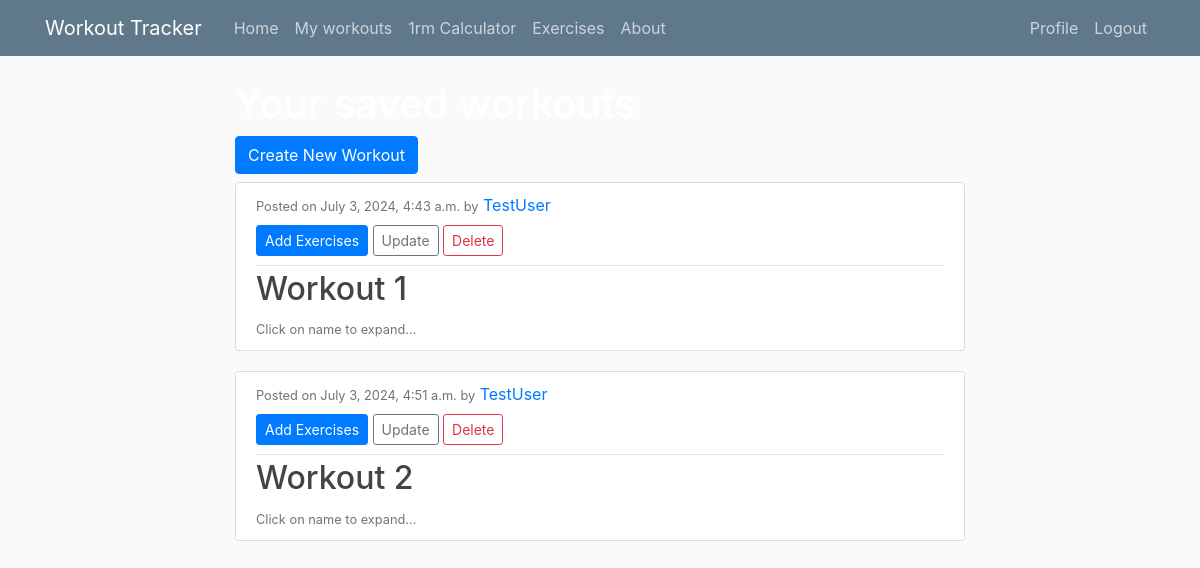
Page /my_workouts/ (signed in) on the earlier database version.
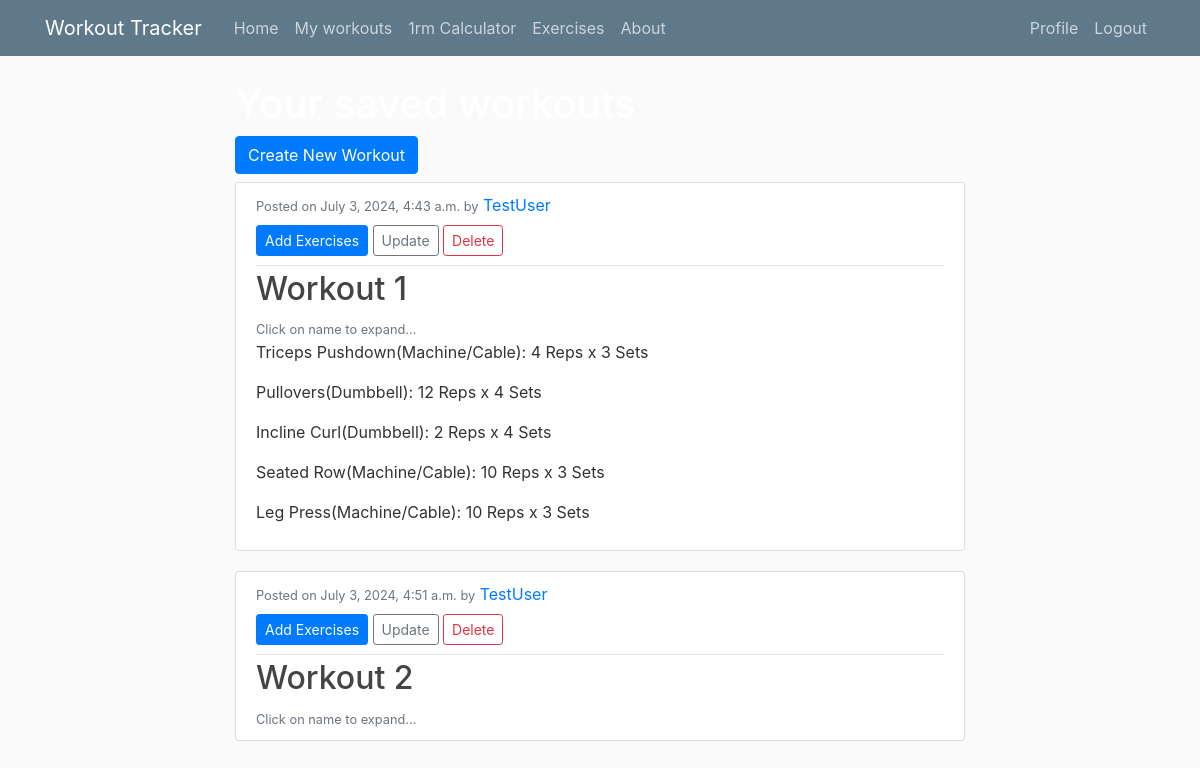
Same page on the later database version.
### tracker/models.py (models this page shows, shortened)
class Template(models.Model):
    name = models.CharField(max_length=100)
    last_updated = models.DateTimeField(auto_now=True)
    author = models.ForeignKey(User, on_delete=models.CASCADE)
    exercises = models.ManyToManyField(Exercise, through='TemplateExercise')
    class Meta:
        ordering = ['last_updated']

class Exercise(models.Model):
    name = models.CharField(max_length=100)
    muscle = models.ForeignKey(Muscle, on_delete=models.CASCADE)
    category = models.ForeignKey(Category, on_delete=models.CASCADE)
    img = models.ImageField(default='defaultExercise.png', upload_to='exercise_pics', null=True)
    class Meta:
        ordering = ['muscle']

class Category(models.Model):
    name = models.CharField(max_length=30)
    class Meta:
        ordering = ['name']
    def __str__(self):
        return self.name

class TemplateExercise(models.Model):
    template = models.ForeignKey(Template, on_delete=models.CASCADE)
    exercise = models.ForeignKey(Exercise, on_delete=models.CASCADE)
    sets = models.IntegerField()
    reps = models.IntegerField()
    class Meta:
        unique_together = ('template','exercise')

### users/views.py (the view)
# urls.py: path('my_workouts/', WorkoutsListView.as_view(), name='users-my_workouts'),
class WorkoutsListView(ListView):
    model = Template # The model to query for the list view
    template_name = 'users/my_workouts.html' # template ListView uses
    context_object_name = 'templates'
    paginate_by = 3
    def get_queryset(self):
        current_user = self.request.user
        return Template.objects.filter(author=current_user)
    def get_context_data(self, **kwargs):
        context = super().get_context_data(**kwargs)
        context['exercises'] = Exercise.objects.all()
        context['template_exercise'] = TemplateExercise.objects.all()
        return context

### users/templates/users/my_workouts.html (shortened to what this page needs)
{% extends "tracker/base.html" %}
{% block content %}
    <div>
        <h1 class="text-white">Your saved workouts</h1>
        <a class="btn btn-primary mb-2" href="{% url 'template-create' %}">Create New Workout</a>
    </div>
    {% for template in templates%}
        <article class="media content-section">
            <div class="media-body">
                <div class="article-metadata">
                    <small class="text-muted">Posted on {{ template.last_updated }} by</small>
                    <a class="mr-2" href="#">{{ template.author }}</a>
                    <div>
                        <a class="btn btn-primary btn-sm my-2" href="{% url 'users-add_exercises' %}">Add Exercises</a>
                        <a class="btn btn-outline-secondary btn-sm my-2" href="{% url 'template-update' template.id %}">Update</a>
                        <a class="btn btn-outline-danger btn-sm my-2" href="{% url 'template-delete' template.id %}">Delete</a>
                    </div>
                </div>
                <h2><a class="article-title" href="{% url 'template-detail' template.id %}">{{ template.name }}</a></h2>
                <small class="text-muted">Click on name to expand...</small>
                {% for tempExer in template_exercise %}
                    {% if tempExer.template == template %}
                        {% for exer in exercises %}
                            {% if tempExer.exercise == exer %}
                            <p class="article-content">{{ exer.name }}({{ exer.category}}): {{ tempExer.reps }} Reps x {{ tempExer.sets }} Sets </p>
                            {% endif %}
                        {% endfor %}
                    {% endif %}
                {% endfor %}
            </div>
        </article>
    {% endfor %}
{% endblock content %}

Differences in the rows shown:
added TemplateExercise: reps "4", sets "3"
now on this page (row unchanged): Exercise: name "Triceps Pushdown", category "Machine/Cable"
added TemplateExercise: reps "12", sets "4"
now on this page (row unchanged): Exercise: name "Pullovers", category "Dumbbell"
added TemplateExercise: reps "2", sets "4"
now on this page (row unchanged): Exercise: name "Incline Curl", category "Dumbbell"
added TemplateExercise: reps "10", sets "3"
now on this page (row unchanged): Exercise: name "Seated Row", category "Machine/Cable"
added TemplateExercise: reps "10", sets "3"
now on this page (row unchanged): Exercise: name "Leg Press", category "Machine/Cable"
